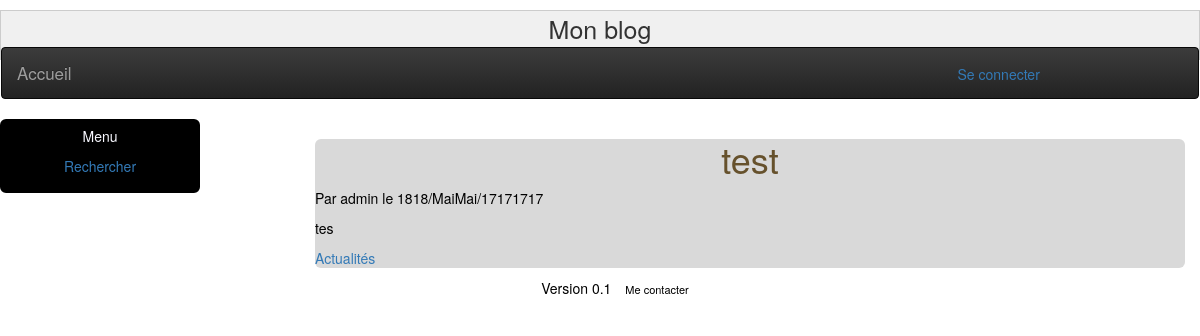
Screenshot of /blog/article/13-test with the database file from the repository.
### blogPython/models.py (models this page shows, shortened)
class Article(models.Model):
    categories = models.ManyToManyField(Categorie, related_name="Categorie")
    titre = models.CharField(max_length=150)
    auteur = models.ForeignKey("Utilisateur")
    datePublication = models.DateTimeField(auto_now=True, verbose_name="Date de parution")
    contenu = models.TextField(null=True)
    slug=models.SlugField(max_length=150)

class Utilisateur(models.Model):
    user = models.OneToOneField(User)
    inscrit_newsletter = models.BooleanField(default=False)

class Categorie(models.Model):
    nom = models.CharField(max_length=30)

### blogPython/views.py (the view)
# urls.py: url(r'^article/(?P<id_article>\d+)-(?P<slug>.+)$',views.consulter_article,name="afficher_article"),
@cache_page(300) #5 fois 60secondes
def consulter_article(request, id_article, slug):
    article = get_object_or_404(Article, id=id_article, slug=slug)
    return render(request,'blogPython/consulter.html', {'article': article})

### blog/context_processors.py (called while the page is built)
def get_infos(request):
    date_actuelle = datetime.now()
    return {'date_actuelle': date_actuelle}

### blogPython/template/blogPython/consulter.html (shortened to what this page needs)
{% extends "base.html" %}
{% block content %}
    <article>
        <h1 class="titreArticle">{{article.titre}}</h1>
        <p>Par {{article.auteur.user.username}} le {{article.datePublication|date:"dd/MM/yyyy"}}</p>
        <p>{{article.contenu}}</p>
        <p>
            {% for categ in article.categories.all %}
                <a>{{categ.nom}}</a>
                {%empty%}
                Aucune categorie
            {%endfor%}
        </p>
    </article>
{% endblock %}

### blogPython/static/css/styleApp.css (style rules this page uses)
body { padding-top: 10px; }
article { background-color:#d9d9d9; color:black; border-radius: 6px; text-align: left; margin-top: 10px; margin-bottom: 10px; }
.titreArticle { text-align: center; color:#66512c; }

### rows the page displays
Article: titre "test", auteur.user.username "admin", datePublication "1818/MaiMai/17171717", contenu "tes"
Categorie: nom "Actualités"
